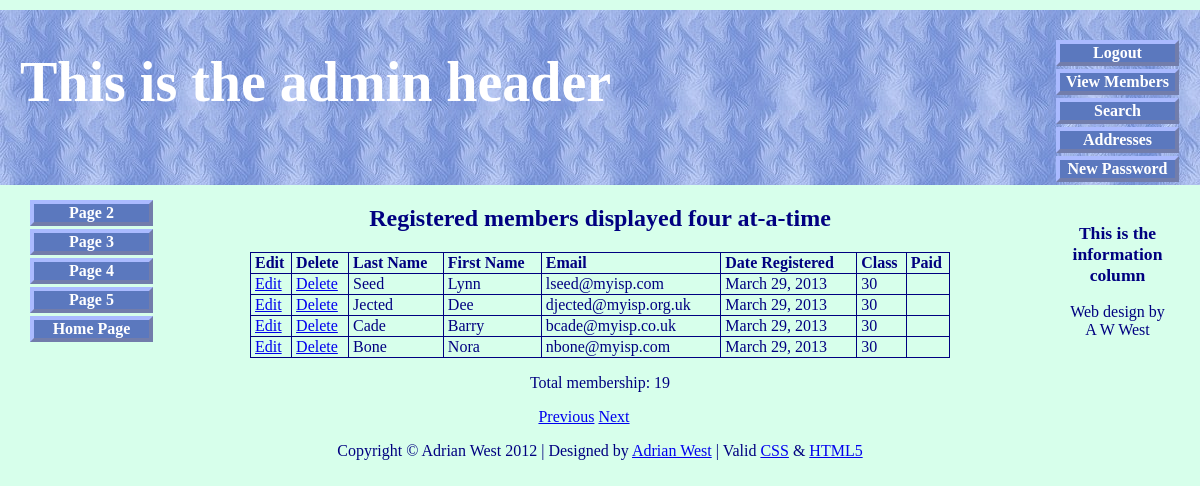
Page /admin_view_users.php?s=4&p=5 (signed in) on the committed database.
### tables this page shows
CREATE TABLE IF NOT EXISTS `users` (
  `user_id` mediumint(6) unsigned NOT NULL AUTO_INCREMENT,
  `title` char(10) NOT NULL,
  `fname` varchar(30) NOT NULL,
  `lname` varchar(40) NOT NULL,
  `email` varchar(50) NOT NULL,
  `psword` char(40) NOT NULL,
  `uname` char(12) NOT NULL,
  `registration_date` datetime NOT NULL,
  `class` char(20) NOT NULL,
  `user_level` tinyint(2) unsigned NOT NULL,
  `addr1` varchar(50) NOT NULL,
  `addr2` varchar(50) DEFAULT NULL,
  `city` varchar(50) NOT NULL,
  `county` char(20) NOT NULL,
  `pcode` char(10) NOT NULL,
  `phone` char(11) DEFAULT NULL,
  `paid` enum('No','Yes') NOT NULL,
  PRIMARY KEY (`user_id`)
);

### admin_view_users.php (the view, shortened to what this page needs)
<!doctype html>
<html lang=en>
<head>
<link rel="stylesheet" type="text/css" href="includes.css">
</head>
<body>
<div id="container">
<?php include("header-admin.php"); ?>
<?php include("nav.php"); ?>
<?php include("info-col.php"); ?>
<div id="content">
<h2>Registered members displayed four at-a-time</h2>
<p>
<?php
require ('mysqli_connect.php');
$pagerows = 4;
if (isset($_GET['p']) && is_numeric
($_GET['p'])) {
$pages=$_GET['p'];
}
if (isset($_GET['s']) && is_numeric
($_GET['s'])) {
$start = $_GET['s'];
}else{
$start = 0;
}
$q = "SELECT lname, fname, email, DATE_FORMAT(registration_date, '%M %d, %Y') AS regdat, class, paid, user_id FROM users ORDER BY registration_date DESC LIMIT $start, $pagerows";
$result = @mysqli_query ($dbcon, $q);
if ($result) {
echo '<table>
<tr><td><b>Edit</b></td>
<td><b>Delete</b></td>
<td><b>Last Name</b></td>
<td><b>First Name</b></td>
<td><b>Email</b></td>
<td><b>Date Registered</b></td>
<td><b>Class</b></td>
<td><b>Paid</b></td>
</tr>';
while ($row = mysqli_fetch_array($result, MYSQLI_ASSOC)) {
	echo '<tr>
	<td><a href="edit_record.php?id=' . $row['user_id'] . '">Edit</a></td>
	<td><a href="delete_record.php?id=' . $row['user_id'] . '">Delete</a></td>
	<td>' . $row['lname'] . '</td>
	<td>' . $row['fname'] . '</td>
	<td>' . $row['email'] . '</td>
	<td>' . $row['regdat'] . '</td>
	<td>' . $row['class'] . '</td>
	<td>' . $row['paid'] . '</td>
	</tr>';
	}
	echo '</table>';
} else {
	echo '<p class="error">The current record could not be retrieved. We apologize for any inconvenience.</p>';
	echo '<p>' . mysqli_error($dbcon) . '<br><br>Query: ' . $q . '</p>';
}
$q = "SELECT COUNT(user_id) FROM users";
$result = @mysqli_query ($dbcon, $q);
$row = @mysqli_fetch_array ($result, MYSQLI_NUM);
$members = $row[0];
echo "<p>Total membership: $members</p>";
if ($pages > 1) {
echo '<p>';
$current_page = ($start/$pagerows) + 1;
if ($current_page != 1) {
echo '<a href="admin_view_users.php?s=' . ($start - $pagerows) . '&p=' . $pages . '">Previous</a> ';
}
if ($current_page != $pages) {
echo '<a href="admin_view_users.php?s=' . ($start + $pagerows) . '&p=' . $pages . '">Next</a> ';
}
echo '</p>';
}
?>
</div>
<?php include("footer.php"); ?>
</div>
</body>
</html>

### includes.css (style rules this page uses)
h2 { font-size:150%; color:navy; text-align:center; }
#container { position:relative; min-width:960px; max-width:1200px; margin:auto; text-align:left; }
#content { margin-left:150px; margin-right:150px; }
table { width:700px; border:1px navy solid; border-collapse:collapse; margin:auto; }
td { border:1px navy solid; padding:1px 0 1px 4px; text-align:left; }

### admin_view_users.php (style rules this page uses)
p { text-align:center; }

### rows in the picture
users: lname "Seed", fname "Lynn", email "lseed@myisp.com", regdat "March 29, 2013", class "30"
users: lname "Jected", fname "Dee", email "djected@myisp.org.uk", regdat "March 29, 2013", class "30"
users: lname "Cade", fname "Barry", email "bcade@myisp.co.uk", regdat "March 29, 2013", class "30"
users: lname "Bone", fname "Nora", email "nbone@myisp.com", regdat "March 29, 2013", class "30"

### other values in the picture
$members "19"
